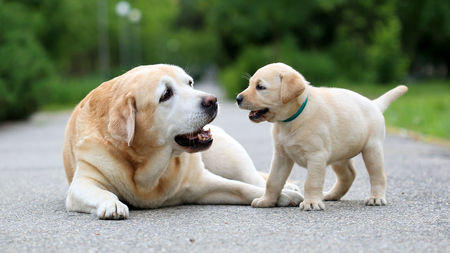
#> input picture Images/dogs.jpg, 450 x 253 px
$ python masking.py
#> lines starting #> are read from the running program, lines starting #| are printed output that depends on the picture; after the words box and inside, x2 and y2 are one past the last pixel; in counts of white or black regions, pixels touching at a corner belong together
import cv2 as cv
import numpy as np

img = cv.imread('Images/dogs.jpg')
#> img is the input picture: shape (253, 450, 3); mean B, G, R 121.1, 140.9, 134.6
cv.imshow('Dogs', img)

blank = np.zeros(img.shape[:2],dtype= 'uint8')
cv.imshow('Blank Image', blank)

mask = cv.circle(blank, (img.shape[1]//2, img.shape[0]//2), 100, 255, -1)
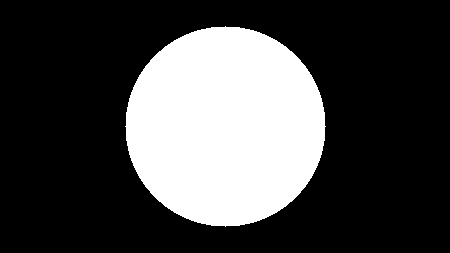
#> blank: shape (253, 450); 27.6% white; 1 white region, box (x1, y1, x2, y2) and area: (125, 26, 326, 227) 31417
cv.imshow('Mask', mask)

# it is possible to draw different shape by using different wired shape from bitwise
#Also one important thing is that the blank iamge should have the exact size of the
#original image, otherwise it not works

masked = cv.bitwise_and(img, img, mask=mask)
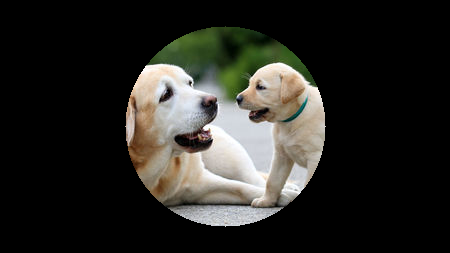
#> masked: shape (253, 450, 3); mean B, G, R 36, 40.4, 41.1
cv.imshow('Masked Image', masked)

cv.waitKey(0)

$ run again, with Images/bg.jpg copied over Images/dogs.jpg
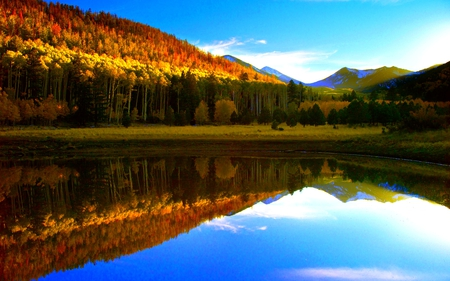
#> input picture Images/bg.jpg, 450 x 281 px
#> img is the input picture: shape (281, 450, 3); mean B, G, R 94, 98.8, 88.1
#> `mask = cv.circle(blank, (img.shape[1]//2, img.shape[0]//2), 100, 255, ..`:
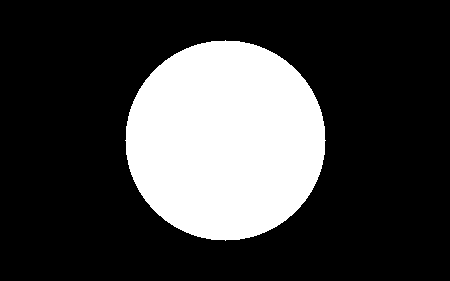
#> blank: shape (281, 450); 24.8% white; 1 white region, box (x1, y1, x2, y2) and area: (125, 40, 326, 241) 31417
#> `masked = cv.bitwise_and(img, img, mask=mask)`:
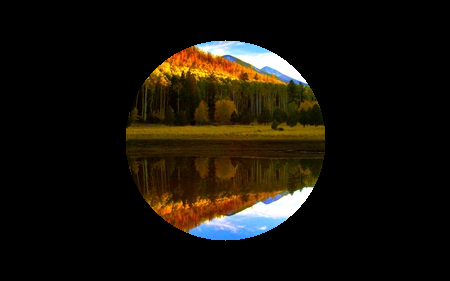
#> masked: shape (281, 450, 3); mean B, G, R 10.3, 18.4, 23
